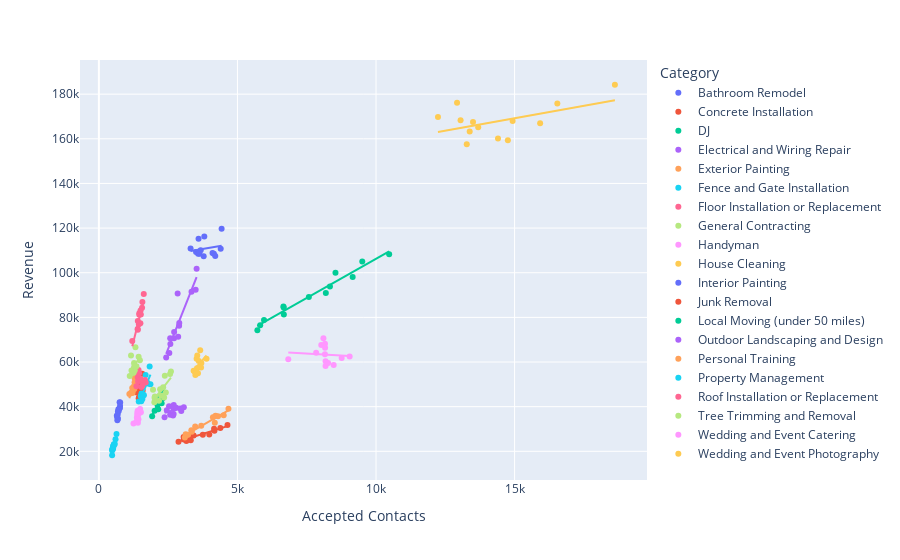

The notebook cell saved with this chart:
### Code cell
fig = px.scatter(df, x="Accepted Contacts", y="Revenue", color="Category", trendline="ols")
fig.show()

### Figure 1 — Plotly figure (JSON) as saved in the notebook; plotly's stock layout.template omitted (floating-point values rounded to 4 significant figures)
{"data": [{"hovertemplate": "Category=Bathroom Remodel<br>Accepted Contacts=%{x}<br>Revenue=%{y}<extra></extra>", "legendgroup": "Bathroom Remodel", "marker": {"color": "#636efa", "symbol": "circle"}, "mode": "markers", "name": "Bathroom Remodel", "orientation": "v", "showlegend": true, "type": "scatter", "x": [748, 704, 647, 769, 748, 688, 753, 679, 718, 687, 666, 667, 765], "xaxis": "x", "y": [41973, 38891, 35939, 41907, 39265, 37886, 39374, 36459, 38017, 34646, 35146, 33886, 40317], "yaxis": "y"}, {"hovertemplate": "<b>OLS trendline</b><br>Revenue = 55.5814 * Accepted Contacts + -1523.89<br>R<sup>2</sup>=0.777961<br><br>Category=Bathroom Remodel<br>Accepted Contacts=%{x}<br>Revenue=%{y} <b>(trend)</b><extra></extra>", "legendgroup": "Bathroom Remodel", "marker": {"color": "#636efa", "symbol": "circle"}, "mode": "lines", "name": "Bathroom Remodel", "showlegend": false, "type": "scatter", "x": [647, 666, 667, 679, 687, 688, 704, 718, 748, 748, 753, 765, 769], "xaxis": "x", "y": [34440.0, 35490.0, 35550.0, 36220.0, 36660.0, 36720.0, 37610.0, 38380.0, 40050.0, 40050.0, 40330.0, 41000.0, 41220.0], "yaxis": "y"}, {"hovertemplate": "Category=Concrete Installation<br>Accepted Contacts=%{x}<br>Revenue=%{y}<extra></extra>", "legendgroup": "Concrete Installation", "marker": {"color": "#EF553B", "symbol": "circle"}, "mode": "markers", "name": "Concrete Installation", "orientation": "v", "showlegend": true, "type": "scatter", "x": [1358, 1483, 1411, 1565, 1372, 1514, 1484, 1455, 1557, 1581, 1437, 1443, 1472], "xaxis": "x", "y": [53066, 54828, 50853, 54774, 46305, 50680, 48137, 43967, 44692, 47233, 43626, 43830, 44667], "yaxis": "y"}, {"hovertemplate": "<b>OLS trendline</b><br>Revenue = 3.66755 * Accepted Contacts + 42807<br>R<sup>2</sup>=0.003747<br><br>Category=Concrete Installation<br>Accepted Contacts=%{x}<br>Revenue=%{y} <b>(trend)</b><extra></extra>", "legendgroup": "Concrete Installation", "marker": {"color": "#EF553B", "symbol": "circle"}, "mode": "lines", "name": "Concrete Installation", "showlegend": false, "type": "scatter", "x": [1358, 1372, 1411, 1437, 1443, 1455, 1472, 1483, 1484, 1514, 1557, 1565, 1581], "xaxis": "x", "y": [47790.0, 47840.0, 47980.0, 48080.0, 48100.0, 48140.0, 48210.0, 48250.0, 48250.0, 48360.0, 48520.0, 48550.0, 48610.0], "yaxis": "y"}, {"hovertemplate": "Category=DJ<br>Accepted Contacts=%{x}<br>Revenue=%{y}<extra></extra>", "legendgroup": "DJ", "marker": {"color": "#00cc96", "symbol": "circle"}, "mode": "markers", "name": "DJ", "orientation": "v", "showlegend": true, "type": "scatter", "x": [2265, 2191, 2179, 2185, 2116, 2168, 2283, 2303, 2187, 2143, 2264, 1922, 2011], "xaxis": "x", "y": [47437, 44721, 43569, 43615, 40788, 43165, 44226, 43770, 42490, 38814, 41495, 35754, 38130], "yaxis": "y"}, {"hovertemplate": "<b>OLS trendline</b><br>Revenue = 24.1243 * Accepted Contacts + -10210.9<br>R<sup>2</sup>=0.693636<br><br>Category=DJ<br>Accepted Contacts=%{x}<br>Revenue=%{y} <b>(trend)</b><extra></extra>", "legendgroup": "DJ", "marker": {"color": "#00cc96", "symbol": "circle"}, "mode": "lines", "name": "DJ", "showlegend": false, "type": "scatter", "x": [1922, 2011, 2116, 2143, 2168, 2179, 2185, 2187, 2191, 2264, 2265, 2283, 2303], "xaxis": "x", "y": [36160.0, 38300.0, 40840.0, 41490.0, 42090.0, 42360.0, 42500.0, 42550.0, 42650.0, 44410.0, 44430.0, 44860.0, 45350.0], "yaxis": "y"}, {"hovertemplate": "Category=Electrical and Wiring Repair<br>Accepted Contacts=%{x}<br>Revenue=%{y}<extra></extra>", "legendgroup": "Electrical and Wiring Repair", "marker": {"color": "#ab63fa", "symbol": "circle"}, "mode": "markers", "name": "Electrical and Wiring Repair", "orientation": "v", "showlegend": true, "type": "scatter", "x": [2452, 2532, 2701, 2675, 2370, 2691, 2571, 2789, 2698, 2973, 2677, 2939, 3065], "xaxis": "x", "y": [38401, 40156, 40727, 40135, 35258, 39021, 36372, 39519, 36675, 38041, 36025, 39142, 39791], "yaxis": "y"}, {"hovertemplate": "<b>OLS trendline</b><br>Revenue = 3.47722 * Accepted Contacts + 29007.5<br>R<sup>2</sup>=0.154196<br><br>Category=Electrical and Wiring Repair<br>Accepted Contacts=%{x}<br>Revenue=%{y} <b>(trend)</b><extra></extra>", "legendgroup": "Electrical and Wiring Repair", "marker": {"color": "#ab63fa", "symbol": "circle"}, "mode": "lines", "name": "Electrical and Wiring Repair", "showlegend": false, "type": "scatter", "x": [2370, 2452, 2532, 2571, 2675, 2677, 2691, 2698, 2701, 2789, 2939, 2973, 3065], "xaxis": "x", "y": [37250.0, 37530.0, 37810.0, 37950.0, 38310.0, 38320.0, 38360.0, 38390.0, 38400.0, 38710.0, 39230.0, 39350.0, 39670.0], "yaxis": "y"}, {"hovertemplate": "Category=Exterior Painting<br>Accepted Contacts=%{x}<br>Revenue=%{y}<extra></extra>", "legendgroup": "Exterior Painting", "marker": {"color": "#FFA15A", "symbol": "circle"}, "mode": "markers", "name": "Exterior Painting", "orientation": "v", "showlegend": true, "type": "scatter", "x": [1267, 1341, 1288, 1371, 1289, 1326, 1100, 1219, 1278, 1269, 1159, 1203, 1213], "xaxis": "x", "y": [56759, 57346, 52836, 54531, 50966, 53463, 45730, 47016, 47881, 49304, 46195, 48402, 46137], "yaxis": "y"}, {"hovertemplate": "<b>OLS trendline</b><br>Revenue = 43.0564 * Accepted Contacts + -3557.19<br>R<sup>2</sup>=0.624456<br><br>Category=Exterior Painting<br>Accepted Contacts=%{x}<br>Revenue=%{y} <b>(trend)</b><extra></extra>", "legendgroup": "Exterior Painting", "marker": {"color": "#FFA15A", "symbol": "circle"}, "mode": "lines", "name": "Exterior Painting", "showlegend": false, "type": "scatter", "x": [1100, 1159, 1203, 1213, 1219, 1267, 1269, 1278, 1288, 1289, 1326, 1341, 1371], "xaxis": "x", "y": [43800.0, 46350.0, 48240.0, 48670.0, 48930.0, 51000.0, 51080.0, 51470.0, 51900.0, 51940.0, 53540.0, 54180.0, 55470.0], "yaxis": "y"}, {"hovertemplate": "Category=Fence and Gate Installation<br>Accepted Contacts=%{x}<br>Revenue=%{y}<extra></extra>", "legendgroup": "Fence and Gate Installation", "marker": {"color": "#19d3f3", "symbol": "circle"}, "mode": "markers", "name": "Fence and Gate Installation", "orientation": "v", "showlegend": true, "type": "scatter", "x": [1687, 1832, 1764, 1860, 1741, 1539, 1560, 1623, 1510, 1570, 1605, 1438, 1528], "xaxis": "x", "y": [54157, 57950, 50419, 50062, 50799, 45874, 44958, 45064, 44815, 43425, 45346, 42366, 42453], "yaxis": "y"}, {"hovertemplate": "<b>OLS trendline</b><br>Revenue = 30.5814 * Accepted Contacts + -2490.84<br>R<sup>2</sup>=0.701083<br><br>Category=Fence and Gate Installation<br>Accepted Contacts=%{x}<br>Revenue=%{y} <b>(trend)</b><extra></extra>", "legendgroup": "Fence and Gate Installation", "marker": {"color": "#19d3f3", "symbol": "circle"}, "mode": "lines", "name": "Fence and Gate Installation", "showlegend": false, "type": "scatter", "x": [1438, 1510, 1528, 1539, 1560, 1570, 1605, 1623, 1687, 1741, 1764, 1832, 1860], "xaxis": "x", "y": [41490.0, 43690.0, 44240.0, 44570.0, 45220.0, 45520.0, 46590.0, 47140.0, 49100.0, 50750.0, 51450.0, 53530.0, 54390.0], "yaxis": "y"}, {"hovertemplate": "Category=Floor Installation or Replacement<br>Accepted Contacts=%{x}<br>Revenue=%{y}<extra></extra>", "legendgroup": "Floor Installation or Replacement", "marker": {"color": "#FF6692", "symbol": "circle"}, "mode": "markers", "name": "Floor Installation or Replacement", "orientation": "v", "showlegend": true, "type": "scatter", "x": [1431, 1403, 1451, 1415, 1504, 1355, 1519, 1512, 1661, 1663, 1534, 1689, 1572], "xaxis": "x", "y": [56464, 53133, 54948, 51381, 52277, 49171, 51967, 51685, 51061, 51929, 48770, 50802, 49506], "yaxis": "y"}, {"hovertemplate": "<b>OLS trendline</b><br>Revenue = -5.38105 * Accepted Contacts + 59934.5<br>R<sup>2</sup>=0.069614<br><br>Category=Floor Installation or Replacement<br>Accepted Contacts=%{x}<br>Revenue=%{y} <b>(trend)</b><extra></extra>", "legendgroup": "Floor Installation or Replacement", "marker": {"color": "#FF6692", "symbol": "circle"}, "mode": "lines", "name": "Floor Installation or Replacement", "showlegend": false, "type": "scatter", "x": [1355, 1403, 1415, 1431, 1451, 1504, 1512, 1519, 1534, 1572, 1661, 1663, 1689], "xaxis": "x", "y": [52640.0, 52380.0, 52320.0, 52230.0, 52130.0, 51840.0, 51800.0, 51760.0, 51680.0, 51480.0, 51000.0, 50990.0, 50850.0], "yaxis": "y"}, {"hovertemplate": "Category=General Contracting<br>Accepted Contacts=%{x}<br>Revenue=%{y}<extra></extra>", "legendgroup": "General Contracting", "marker": {"color": "#B6E880", "symbol": "circle"}, "mode": "markers", "name": "General Contracting", "orientation": "v", "showlegend": true, "type": "scatter", "x": [1160, 1320, 1269, 1177, 1114, 1243, 1355, 1434, 1295, 1480, 1265, 1252, 1284], "xaxis": "x", "y": [62961, 66633, 59584, 56203, 53763, 55161, 58061, 62356, 56312, 60742, 57346, 55338, 58380], "yaxis": "y"}, {"hovertemplate": "<b>OLS trendline</b><br>Revenue = 15.882 * Accepted Contacts + 38341.3<br>R<sup>2</sup>=0.196700<br><br>Category=General Contracting<br>Accepted Contacts=%{x}<br>Revenue=%{y} <b>(trend)</b><extra></extra>", "legendgroup": "General Contracting", "marker": {"color": "#B6E880", "symbol": "circle"}, "mode": "lines", "name": "General Contracting", "showlegend": false, "type": "scatter", "x": [1114, 1160, 1177, 1243, 1252, 1265, 1269, 1284, 1295, 1320, 1355, 1434, 1480], "xaxis": "x", "y": [56030.0, 56760.0, 57030.0, 58080.0, 58230.0, 58430.0, 58500.0, 58730.0, 58910.0, 59310.0, 59860.0, 61120.0, 61850.0], "yaxis": "y"}, {"hovertemplate": "Category=Handyman<br>Accepted Contacts=%{x}<br>Revenue=%{y}<extra></extra>", "legendgroup": "Handyman", "marker": {"color": "#FF97FF", "symbol": "circle"}, "mode": "markers", "name": "Handyman", "orientation": "v", "showlegend": true, "type": "scatter", "x": [6834, 8102, 8024, 8158, 8161, 7839, 8157, 8180, 8179, 8472, 8271, 8760, 9047], "xaxis": "x", "y": [61227, 70622, 67616, 68139, 66416, 64208, 63505, 60382, 58229, 58661, 59619, 61827, 62459], "yaxis": "y"}, {"hovertemplate": "<b>OLS trendline</b><br>Revenue = -0.701378 * Accepted Contacts + 69029.6<br>R<sup>2</sup>=0.008453<br><br>Category=Handyman<br>Accepted Contacts=%{x}<br>Revenue=%{y} <b>(trend)</b><extra></extra>", "legendgroup": "Handyman", "marker": {"color": "#FF97FF", "symbol": "circle"}, "mode": "lines", "name": "Handyman", "showlegend": false, "type": "scatter", "x": [6834, 7839, 8024, 8102, 8157, 8158, 8161, 8179, 8180, 8271, 8472, 8760, 9047], "xaxis": "x", "y": [64240.0, 63530.0, 63400.0, 63350.0, 63310.0, 63310.0, 63310.0, 63290.0, 63290.0, 63230.0, 63090.0, 62890.0, 62680.0], "yaxis": "y"}, {"hovertemplate": "Category=House Cleaning<br>Accepted Contacts=%{x}<br>Revenue=%{y}<extra></extra>", "legendgroup": "House Cleaning", "marker": {"color": "#FECB52", "symbol": "circle"}, "mode": "markers", "name": "House Cleaning", "orientation": "v", "showlegend": true, "type": "scatter", "x": [12235, 12923, 13051, 13500, 13687, 13380, 13274, 14401, 15921, 14757, 14928, 16542, 18619], "xaxis": "x", "y": [169773, 176109, 168267, 167534, 165155, 163254, 157545, 160187, 166974, 159349, 168021, 175866, 184214], "yaxis": "y"}, {"hovertemplate": "<b>OLS trendline</b><br>Revenue = 2.2312 * Accepted Contacts + 135733<br>R<sup>2</sup>=0.277819<br><br>Category=House Cleaning<br>Accepted Contacts=%{x}<br>Revenue=%{y} <b>(trend)</b><extra></extra>", "legendgroup": "House Cleaning", "marker": {"color": "#FECB52", "symbol": "circle"}, "mode": "lines", "name": "House Cleaning", "showlegend": false, "type": "scatter", "x": [12235, 12923, 13051, 13274, 13380, 13500, 13687, 14401, 14757, 14928, 15921, 16542, 18619], "xaxis": "x", "y": [163000.0, 164600.0, 164900.0, 165300.0, 165600.0, 165900.0, 166300.0, 167900.0, 168700.0, 169000.0, 171300.0, 172600.0, 177300.0], "yaxis": "y"}, {"hovertemplate": "Category=Interior Painting<br>Accepted Contacts=%{x}<br>Revenue=%{y}<extra></extra>", "legendgroup": "Interior Painting", "marker": {"color": "#636efa", "symbol": "circle"}, "mode": "markers", "name": "Interior Painting", "orientation": "v", "showlegend": true, "type": "scatter", "x": [3309, 3596, 3506, 3581, 3804, 3674, 3628, 3781, 4150, 4396, 4100, 4199, 4428], "xaxis": "x", "y": [110909, 115172, 109338, 108500, 116278, 110126, 108522, 107376, 108474, 110746, 108881, 107498, 119720], "yaxis": "y"}, {"hovertemplate": "<b>OLS trendline</b><br>Revenue = 2.1731 * Accepted Contacts + 102504<br>R<sup>2</sup>=0.041961<br><br>Category=Interior Painting<br>Accepted Contacts=%{x}<br>Revenue=%{y} <b>(trend)</b><extra></extra>", "legendgroup": "Interior Painting", "marker": {"color": "#636efa", "symbol": "circle"}, "mode": "lines", "name": "Interior Painting", "showlegend": false, "type": "scatter", "x": [3309, 3506, 3581, 3596, 3628, 3674, 3781, 3804, 4100, 4150, 4199, 4396, 4428], "xaxis": "x", "y": [109700.0, 110100.0, 110300.0, 110300.0, 110400.0, 110500.0, 110700.0, 110800.0, 111400.0, 111500.0, 111600.0, 112100.0, 112100.0], "yaxis": "y"}, {"hovertemplate": "Category=Junk Removal<br>Accepted Contacts=%{x}<br>Revenue=%{y}<extra></extra>", "legendgroup": "Junk Removal", "marker": {"color": "#EF553B", "symbol": "circle"}, "mode": "markers", "name": "Junk Removal", "orientation": "v", "showlegend": true, "type": "scatter", "x": [2874, 3057, 3067, 3328, 3420, 3158, 3316, 3751, 4382, 4170, 3983, 4157, 4640], "xaxis": "x", "y": [24239, 26438, 25313, 27011, 27116, 24575, 24914, 27403, 30403, 29174, 27511, 30122, 31767], "yaxis": "y"}, {"hovertemplate": "<b>OLS trendline</b><br>Revenue = 3.90999 * Accepted Contacts + 13156.3<br>R<sup>2</sup>=0.887641<br><br>Category=Junk Removal<br>Accepted Contacts=%{x}<br>Revenue=%{y} <b>(trend)</b><extra></extra>", "legendgroup": "Junk Removal", "marker": {"color": "#EF553B", "symbol": "circle"}, "mode": "lines", "name": "Junk Removal", "showlegend": false, "type": "scatter", "x": [2874, 3057, 3067, 3158, 3316, 3328, 3420, 3751, 3983, 4157, 4170, 4382, 4640], "xaxis": "x", "y": [24390.0, 25110.0, 25150.0, 25500.0, 26120.0, 26170.0, 26530.0, 27820.0, 28730.0, 29410.0, 29460.0, 30290.0, 31300.0], "yaxis": "y"}, {"hovertemplate": "Category=Local Moving (under 50 miles)<br>Accepted Contacts=%{x}<br>Revenue=%{y}<extra></extra>", "legendgroup": "Local Moving (under 50 miles)", "marker": {"color": "#00cc96", "symbol": "circle"}, "mode": "markers", "name": "Local Moving (under 50 miles)", "orientation": "v", "showlegend": true, "type": "scatter", "x": [5719, 5959, 5820, 6668, 6659, 6674, 7576, 8337, 9157, 8189, 8537, 9504, 10474], "xaxis": "x", "y": [74190, 78796, 76509, 84475, 84854, 81331, 89086, 93835, 98134, 90929, 100044, 105028, 108265], "yaxis": "y"}, {"hovertemplate": "<b>OLS trendline</b><br>Revenue = 7.01417 * Accepted Contacts + 36089.1<br>R<sup>2</sup>=0.965140<br><br>Category=Local Moving (under 50 miles)<br>Accepted Contacts=%{x}<br>Revenue=%{y} <b>(trend)</b><extra></extra>", "legendgroup": "Local Moving (under 50 miles)", "marker": {"color": "#00cc96", "symbol": "circle"}, "mode": "lines", "name": "Local Moving (under 50 miles)", "showlegend": false, "type": "scatter", "x": [5719, 5820, 5959, 6659, 6668, 6674, 7576, 8189, 8337, 8537, 9157, 9504, 10474], "xaxis": "x", "y": [76200.0, 76910.0, 77890.0, 82800.0, 82860.0, 82900.0, 89230.0, 93530.0, 94570.0, 95970.0, 100300.0, 102800.0, 109600.0], "yaxis": "y"}, {"hovertemplate": "Category=Outdoor Landscaping and Design<br>Accepted Contacts=%{x}<br>Revenue=%{y}<extra></extra>", "legendgroup": "Outdoor Landscaping and Design", "marker": {"color": "#ab63fa", "symbol": "circle"}, "mode": "markers", "name": "Outdoor Landscaping and Design", "orientation": "v", "showlegend": true, "type": "scatter", "x": [2842, 3526, 3343, 3492, 2895, 2901, 2716, 2713, 2573, 2861, 2579, 2428, 2542], "xaxis": "x", "y": [90654, 101802, 91499, 92405, 76209, 77513, 73454, 70694, 70698, 71353, 68100, 61999, 64043], "yaxis": "y"}, {"hovertemplate": "<b>OLS trendline</b><br>Revenue = 31.3882 * Accepted Contacts + -12603<br>R<sup>2</sup>=0.839293<br><br>Category=Outdoor Landscaping and Design<br>Accepted Contacts=%{x}<br>Revenue=%{y} <b>(trend)</b><extra></extra>", "legendgroup": "Outdoor Landscaping and Design", "marker": {"color": "#ab63fa", "symbol": "circle"}, "mode": "lines", "name": "Outdoor Landscaping and Design", "showlegend": false, "type": "scatter", "x": [2428, 2542, 2573, 2579, 2713, 2716, 2842, 2861, 2895, 2901, 3343, 3492, 3526], "xaxis": "x", "y": [63610.0, 67190.0, 68160.0, 68350.0, 72550.0, 72650.0, 76600.0, 77200.0, 78270.0, 78450.0, 92330.0, 97000.0, 98070.0], "yaxis": "y"}, {"hovertemplate": "Category=Personal Training<br>Accepted Contacts=%{x}<br>Revenue=%{y}<extra></extra>", "legendgroup": "Personal Training", "marker": {"color": "#FFA15A", "symbol": "circle"}, "mode": "markers", "name": "Personal Training", "orientation": "v", "showlegend": true, "type": "scatter", "x": [3475, 3337, 3132, 3354, 3103, 3217, 3693, 4115, 4209, 4183, 4675, 4504, 4299], "xaxis": "x", "y": [31076, 29489, 27636, 28821, 26216, 27462, 31402, 35287, 35969, 32744, 39080, 36135, 35664], "yaxis": "y"}, {"hovertemplate": "<b>OLS trendline</b><br>Revenue = 7.0936 * Accepted Contacts + 5176.51<br>R<sup>2</sup>=0.944718<br><br>Category=Personal Training<br>Accepted Contacts=%{x}<br>Revenue=%{y} <b>(trend)</b><extra></extra>", "legendgroup": "Personal Training", "marker": {"color": "#FFA15A", "symbol": "circle"}, "mode": "lines", "name": "Personal Training", "showlegend": false, "type": "scatter", "x": [3103, 3132, 3217, 3337, 3354, 3475, 3693, 4115, 4183, 4209, 4299, 4504, 4675], "xaxis": "x", "y": [27190.0, 27390.0, 28000.0, 28850.0, 28970.0, 29830.0, 31370.0, 34370.0, 34850.0, 35030.0, 35670.0, 37130.0, 38340.0], "yaxis": "y"}, {"hovertemplate": "Category=Property Management<br>Accepted Contacts=%{x}<br>Revenue=%{y}<extra></extra>", "legendgroup": "Property Management", "marker": {"color": "#19d3f3", "symbol": "circle"}, "mode": "markers", "name": "Property Management", "orientation": "v", "showlegend": true, "type": "scatter", "x": [511, 503, 539, 519, 527, 477, 506, 480, 542, 477, 600, 574, 637], "xaxis": "x", "y": [22124, 21321, 22801, 21697, 22557, 20812, 20942, 20384, 23188, 18239, 25378, 23299, 27721], "yaxis": "y"}, {"hovertemplate": "<b>OLS trendline</b><br>Revenue = 46.1822 * Accepted Contacts + -2140.38<br>R<sup>2</sup>=0.911408<br><br>Category=Property Management<br>Accepted Contacts=%{x}<br>Revenue=%{y} <b>(trend)</b><extra></extra>", "legendgroup": "Property Management", "marker": {"color": "#19d3f3", "symbol": "circle"}, "mode": "lines", "name": "Property Management", "showlegend": false, "type": "scatter", "x": [477, 477, 480, 503, 506, 511, 519, 527, 539, 542, 574, 600, 637], "xaxis": "x", "y": [19890.0, 19890.0, 20030.0, 21090.0, 21230.0, 21460.0, 21830.0, 22200.0, 22750.0, 22890.0, 24370.0, 25570.0, 27280.0], "yaxis": "y"}, {"hovertemplate": "Category=Roof Installation or Replacement<br>Accepted Contacts=%{x}<br>Revenue=%{y}<extra></extra>", "legendgroup": "Roof Installation or Replacement", "marker": {"color": "#FF6692", "symbol": "circle"}, "mode": "markers", "name": "Roof Installation or Replacement", "orientation": "v", "showlegend": true, "type": "scatter", "x": [1205, 1405, 1460, 1570, 1620, 1458, 1504, 1405, 1397, 1498, 1444, 1514, 1558], "xaxis": "x", "y": [69422, 78369, 81902, 86862, 90495, 81169, 83097, 74511, 74828, 77422, 76936, 81331, 84353], "yaxis": "y"}, {"hovertemplate": "<b>OLS trendline</b><br>Revenue = 49.9762 * Accepted Contacts + 6865.45<br>R<sup>2</sup>=0.845638<br><br>Category=Roof Installation or Replacement<br>Accepted Contacts=%{x}<br>Revenue=%{y} <b>(trend)</b><extra></extra>", "legendgroup": "Roof Installation or Replacement", "marker": {"color": "#FF6692", "symbol": "circle"}, "mode": "lines", "name": "Roof Installation or Replacement", "showlegend": false, "type": "scatter", "x": [1205, 1397, 1405, 1405, 1444, 1458, 1460, 1498, 1504, 1514, 1558, 1570, 1620], "xaxis": "x", "y": [67090.0, 76680.0, 77080.0, 77080.0, 79030.0, 79730.0, 79830.0, 81730.0, 82030.0, 82530.0, 84730.0, 85330.0, 87830.0], "yaxis": "y"}, {"hovertemplate": "Category=Tree Trimming and Removal<br>Accepted Contacts=%{x}<br>Revenue=%{y}<extra></extra>", "legendgroup": "Tree Trimming and Removal", "marker": {"color": "#B6E880", "symbol": "circle"}, "mode": "markers", "name": "Tree Trimming and Removal", "orientation": "v", "showlegend": true, "type": "scatter", "x": [1954, 2379, 2600, 2568, 2209, 2021, 2009, 2320, 2001, 2170, 2354, 2242, 2416], "xaxis": "x", "y": [47539, 53878, 55782, 54626, 47803, 44590, 44018, 48691, 41948, 42609, 44106, 45038, 46356], "yaxis": "y"}, {"hovertemplate": "<b>OLS trendline</b><br>Revenue = 15.9523 * Accepted Contacts + 11576.2<br>R<sup>2</sup>=0.549025<br><br>Category=Tree Trimming and Removal<br>Accepted Contacts=%{x}<br>Revenue=%{y} <b>(trend)</b><extra></extra>", "legendgroup": "Tree Trimming and Removal", "marker": {"color": "#B6E880", "symbol": "circle"}, "mode": "lines", "name": "Tree Trimming and Removal", "showlegend": false, "type": "scatter", "x": [1954, 2001, 2009, 2021, 2170, 2209, 2242, 2320, 2354, 2379, 2416, 2568, 2600], "xaxis": "x", "y": [42750.0, 43500.0, 43620.0, 43820.0, 46190.0, 46810.0, 47340.0, 48590.0, 49130.0, 49530.0, 50120.0, 52540.0, 53050.0], "yaxis": "y"}, {"hovertemplate": "Category=Wedding and Event Catering<br>Accepted Contacts=%{x}<br>Revenue=%{y}<extra></extra>", "legendgroup": "Wedding and Event Catering", "marker": {"color": "#FF97FF", "symbol": "circle"}, "mode": "markers", "name": "Wedding and Event Catering", "orientation": "v", "showlegend": true, "type": "scatter", "x": [1400, 1489, 1388, 1450, 1517, 1451, 1371, 1397, 1400, 1409, 1388, 1427, 1248], "xaxis": "x", "y": [38176, 39003, 37303, 37061, 37453, 37334, 35010, 35652, 36290, 32764, 36349, 34346, 32409], "yaxis": "y"}, {"hovertemplate": "<b>OLS trendline</b><br>Revenue = 20.4203 * Accepted Contacts + 7287.95<br>R<sup>2</sup>=0.439558<br><br>Category=Wedding and Event Catering<br>Accepted Contacts=%{x}<br>Revenue=%{y} <b>(trend)</b><extra></extra>", "legendgroup": "Wedding and Event Catering", "marker": {"color": "#FF97FF", "symbol": "circle"}, "mode": "lines", "name": "Wedding and Event Catering", "showlegend": false, "type": "scatter", "x": [1248, 1371, 1388, 1388, 1397, 1400, 1400, 1409, 1427, 1450, 1451, 1489, 1517], "xaxis": "x", "y": [32770.0, 35280.0, 35630.0, 35630.0, 35820.0, 35880.0, 35880.0, 36060.0, 36430.0, 36900.0, 36920.0, 37690.0, 38270.0], "yaxis": "y"}, {"hovertemplate": "Category=Wedding and Event Photography<br>Accepted Contacts=%{x}<br>Revenue=%{y}<extra></extra>", "legendgroup": "Wedding and Event Photography", "marker": {"color": "#FECB52", "symbol": "circle"}, "mode": "markers", "name": "Wedding and Event Photography", "orientation": "v", "showlegend": true, "type": "scatter", "x": [3656, 3527, 3550, 3603, 3418, 3698, 3884, 3541, 3448, 3576, 3686, 3481, 3513], "xaxis": "x", "y": [65327, 61429, 62885, 60510, 56043, 59614, 61496, 57257, 55818, 54957, 57573, 54158, 55575], "yaxis": "y"}, {"hovertemplate": "<b>OLS trendline</b><br>Revenue = 14.2069 * Accepted Contacts + 7759.4<br>R<sup>2</sup>=0.262197<br><br>Category=Wedding and Event Photography<br>Accepted Contacts=%{x}<br>Revenue=%{y} <b>(trend)</b><extra></extra>", "legendgroup": "Wedding and Event Photography", "marker": {"color": "#FECB52", "symbol": "circle"}, "mode": "lines", "name": "Wedding and Event Photography", "showlegend": false, "type": "scatter", "x": [3418, 3448, 3481, 3513, 3527, 3541, 3550, 3576, 3603, 3656, 3686, 3698, 3884], "xaxis": "x", "y": [56320.0, 56740.0, 57210.0, 57670.0, 57870.0, 58070.0, 58190.0, 58560.0, 58950.0, 59700.0, 60130.0, 60300.0, 62940.0], "yaxis": "y"}], "layout": {"legend": {"title": {"text": "Category"}, "tracegroupgap": 0}, "margin": {"t": 60}, "xaxis": {"anchor": "y", "domain": [0, 1], "title": {"text": "Accepted Contacts"}}, "yaxis": {"anchor": "x", "domain": [0, 1], "title": {"text": "Revenue"}}}}
